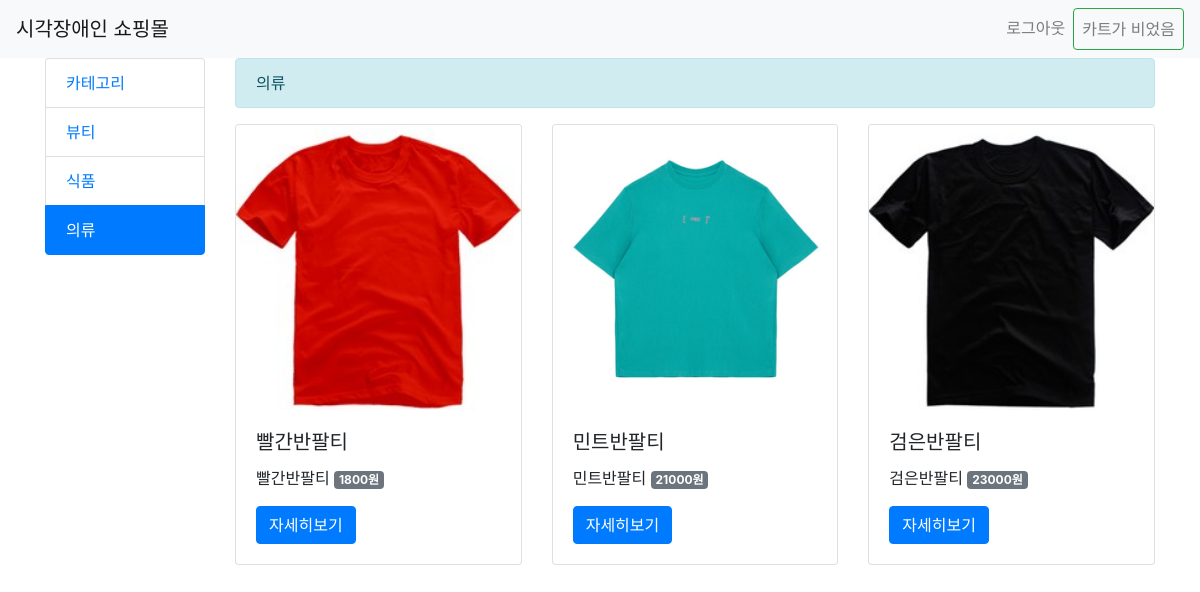
The app's page /clothes/ (signed in) with its own data.
### shop/models.py (models this page shows, shortened)
class Category(models.Model):
    name = models.CharField(max_length=200, db_index=True)
    meta_description = models.TextField(blank=True)
    slug = models.SlugField(
        max_length=200, db_index=True, unique=True, allow_unicode=True
    )
    class Meta:
        ordering = ["name"]
        verbose_name = "category"
        verbose_name_plural = "categories"
    def get_absolute_url(self):
        return reverse("shop:product_in_category", args=[self.slug])

class Product(models.Model):
    category = models.ForeignKey(
        Category, on_delete=models.SET_NULL, null=True, related_name="products"
    )
    name = models.CharField(max_length=200, db_index=True)
    slug = models.SlugField(
        max_length=200, db_index=True, unique=True, allow_unicode=True
    )
    image = models.ImageField(upload_to="products/%Y/%m/%d", blank=True)
    description = models.TextField(blank=True)
    meta_description = models.TextField(blank=True)
    price = models.IntegerField()
    stock = models.PositiveIntegerField()
    available_display = models.BooleanField("Display", default=True)
    available_order = models.BooleanField("Order", default=True)
    created = models.DateTimeField(auto_now_add=True)
    updated = models.DateTimeField(auto_now=True)
    class Meta:
        ordering = ["-created"]
        index_together = [["id", "slug"]]
    def get_absolute_url(self):
        return reverse("shop:product_detail", args=[self.id, self.slug])

### shop/views.py (the view)
# urls.py: path("", product_in_category, name="product_all"),
def product_in_category(request, category_slug=None):
    current_category = None
    categories = Category.objects.all()
    products = Product.objects.filter(available_display=True)
    if category_slug:
        current_category = get_object_or_404(Category, slug=category_slug)
        products = products.filter(category=current_category)
    return render(
        request,
        "shop/list.html",
        {
            "current_category": current_category,
            "categories": categories,
            "products": products,
        },
    )

### shop/templates/shop/list.html (shortened to what this page needs)
{% extends 'base.html' %}
{% block content %}
<div class="row">
    <div class="col-2">
        <div class="list-group">
            <a href="/" class="list-group-item {% if not current_category %}active{% endif %}">카테고리</a>
            {% for c in categories %}
            <a href="{{c.get_absolute_url}}"
                class="list-group-item {% if current_category.slug == c.slug %}active{% endif %}">{{c.name}}</a>
            {% endfor %}
        </div>
    </div>
    <div class="col">
        <div class="alert alert-info" role="alert" tabindex="0">
            {% if current_category %}{{current_category.name}}{% else %}모든 물품{% endif %}
        </div>
        <div class="row">
            {% for product in products %}
            <div class="col-4">
                <div class="card">
                    <img class="card-img-top" src="{{product.image.url}}" alt="Product Image" tabindex="0">
                    <div class="card-body">
                        <h5 class="card-title" tabindex="0">{{product.name}}</h5>
                        <p class="card-text" tabindex="0">{{product.description}} <span
                                class="badge badge-secondary">{{product.price}}원</span></p>
                        <a href="{{product.get_absolute_url}}" class="btn btn-primary">자세히보기</a>
                    </div>
                </div>
                <br>
            </div>
            {% endfor %}
        </div>
    </div>
</div>
{% endblock %}

### records on screen
Category: name "뷰티"
Category: name "식품"
Category: name "의류"
Product: image (picture), name "빨간반팔티", description "빨간반팔티", price "1800"
Product: image (picture), name "민트반팔티", description "민트반팔티", price "21000"
Product: image (picture), name "검은반팔티", description "검은반팔티", price "23000"
